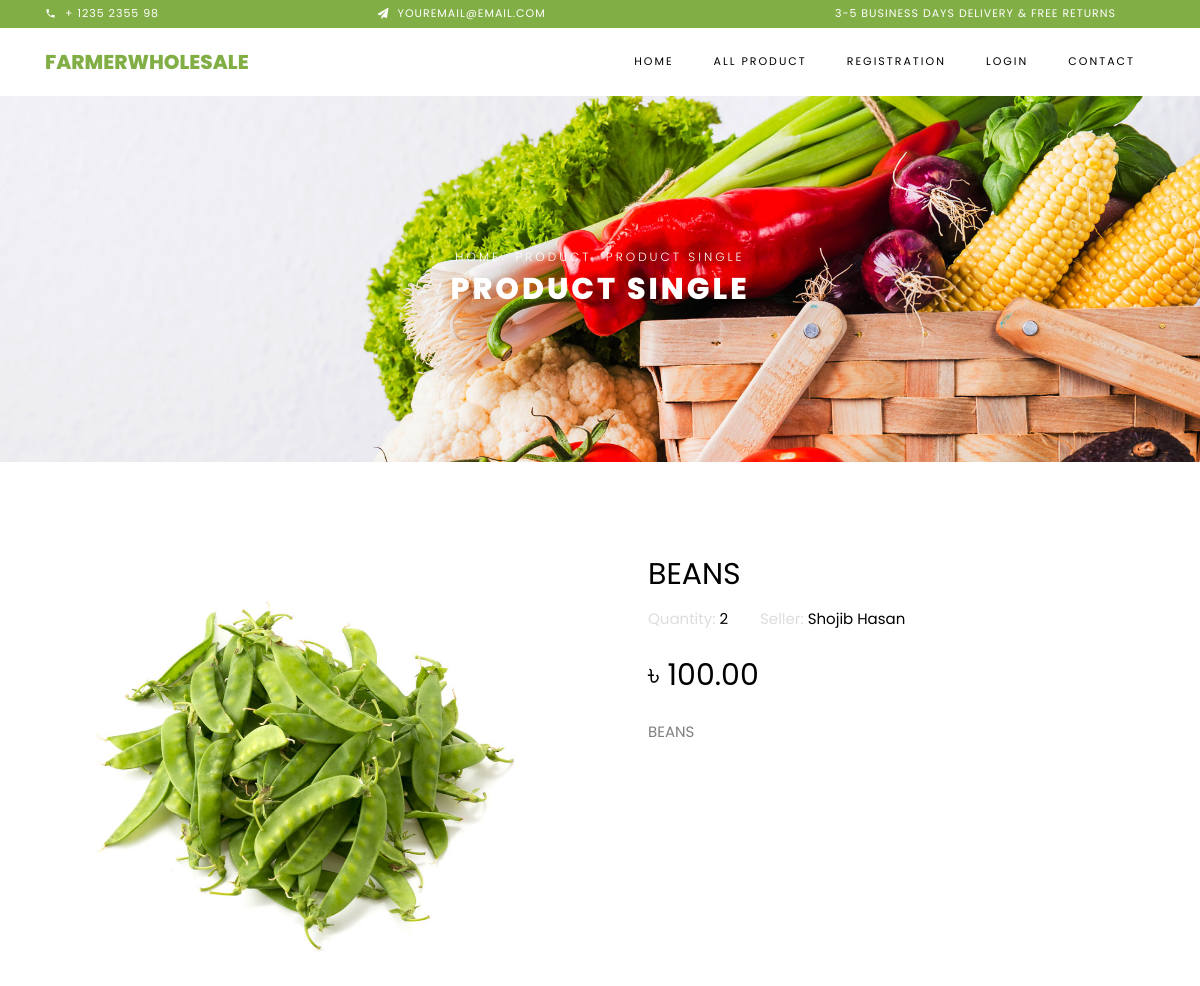
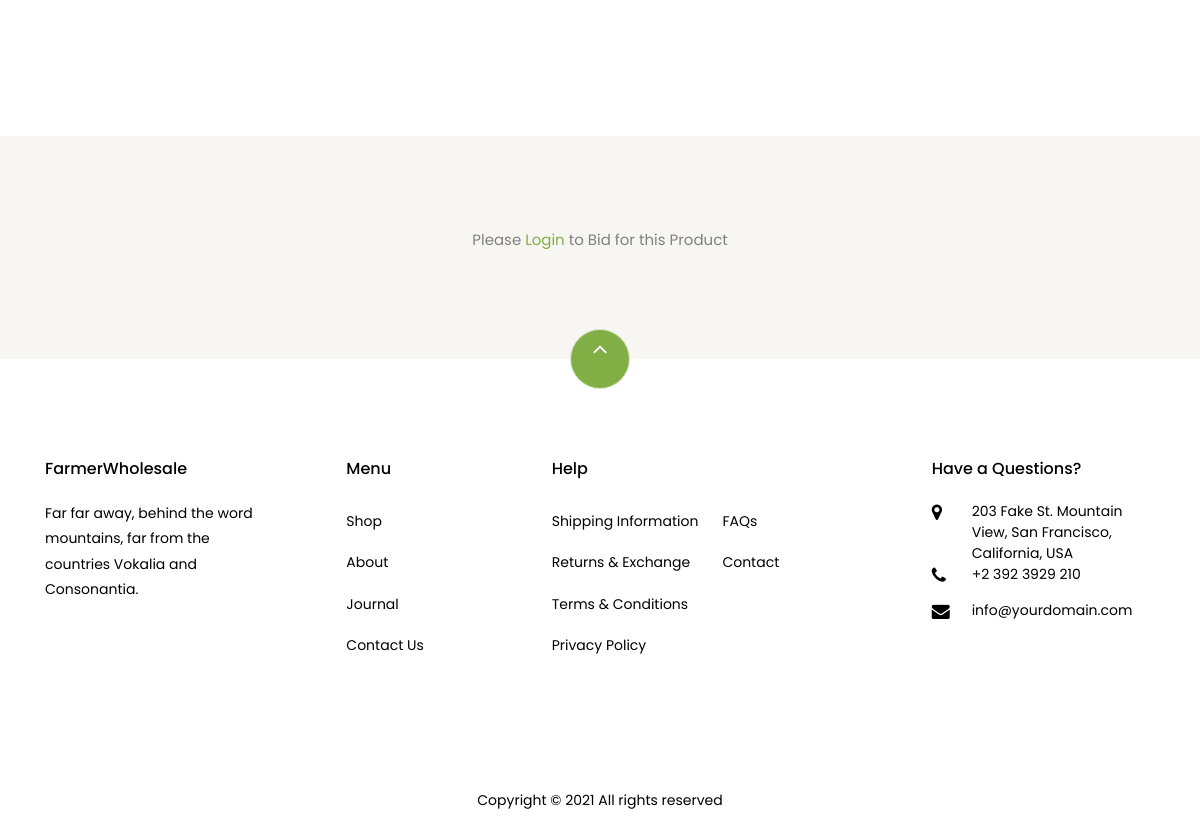
Page /product_details/3/ on the committed database (2 pictures, top to bottom).
### home/models.py (models this page shows, shortened)
class Product(models.Model):
    category_choice=(
        ('Fruits','Fruits'),
        ('Vagetable','Vagetable'),
        ('Oil','Oil'),
        ('Rice','Rice'),
        ('Others','Others'),
    )
    category = models.CharField(max_length=60,choices=category_choice,null=True,blank=True)
    user = models.ForeignKey(User, on_delete=models.CASCADE, null=True, blank=True)
    name = models.CharField(max_length=100)
    price = models.DecimalField(max_digits=8, decimal_places=2)
    image = models.ImageField(upload_to='products')
    description = models.TextField()
    quantity = models.CharField(max_length=100,blank=True,null=True)
    date_added = models.DateField(auto_now_add=True)
    is_approved = models.BooleanField(default=False)

### accounts/models.py (models this page shows)
class User(AbstractUser):
    username = None
    last_name = None
    email = models.EmailField(_('email address'), unique=True)
    phone = models.CharField(max_length=35)
    first_name=models.CharField(max_length=35)
    image = models.ImageField(upload_to='seller_profile_image', blank=True, null=True)
    address = models.CharField(max_length=255,blank=True, null=True)
    USERNAME_FIELD = 'email'
    REQUIRED_FIELDS = []
    objects = UserManager()

### home/views.py (the view)
# urls.py: path('product_details/<int:id>/', views.product_details, name='product_details'),
def product_details(request, id):
    product = Product.objects.get(id=id)
    context = {
        'product': product,
    }
    return render(request, 'product/product_details.html',context)

### templates/product/product_details.html (shortened to what this page needs)
{% extends 'base.html' %}
{% load static %}
{% block content %}
<div class="hero-wrap hero-bread" style="background-image: url('{% static 'images/bg_1.jpg' %}');">
    <div class="container">
      <div class="row no-gutters slider-text align-items-center justify-content-center">
        <div class="col-md-9 ftco-animate text-center">
            <p class="breadcrumbs"><span class="mr-2"><a href="/">Home</a></span> <span class="mr-2"><a href="{% url 'all_products' %}">Product</a></span> <span>Product Single</span></p>
          <h1 class="mb-0 bread">Product Single</h1>
        </div>
      </div>
    </div>
  </div>
  <section class="ftco-section">
      <div class="container">
          <div class="row">
              <div class="col-lg-6 mb-5 ftco-animate">
                  <a href="{{product.image.url}}" class="image-popup"><img src="{{product.image.url}}" class="img-fluid" alt="Colorlib Template"></a>
              </div>
              <div class="col-lg-6 product-details pl-md-5 ftco-animate">
                  <h3>{{product.name}}</h3>
                  <div class="rating d-flex">
                        <p class="text-left mr-4">
                            <a href="#" class="mr-2" style="color: rgb(221, 221, 221);">Quantity: <span style="color: rgb(0, 0, 0);">{{product.quantity}}</span></a>
                        </p>
                        <p class="text-left mr-4">
                            <a href="#" class="mr-2" style="color: rgb(221, 221, 221);">Seller:
                                <span style="color: rgb(0, 0, 0);">{{product.user.first_name}}</span>
                            </a>
                        </p>
                      </div>
                  <p class="price"><span>৳ {{product.price}}</span></p>
                  <p>{{product.description}}
                      </p>
                      <div class="row mt-4">
                          <div class="col-md-6">
                </div>
            </div>
              </div>
          </div>
      </div>
  </section>
  <section class="ftco-section contact-section bg-light">
    <div class="container">
      {% if user.is_authenticated %}
      <div class="row block-9">
        <div class="col-md-6 order-md-last d-flex">
          <form action="{% url 'product_bid' %}" method="POST" class="bg-white p-5 contact-form">
              {% csrf_token %}
              <input type="text" value="{{product}}" name="product" hidden>
              <input type="text" value="{{product.user}}" name="seller" hidden>
            <div class="form-group">
              <input type="text" name="mobile" class="form-control" placeholder="Mobile Number" required>
            </div>
            <div class="form-group">
              <input type="number" name="bid_price" class="form-control" min="{{product.price}}" placeholder="Bid Price" required>
            </div>
            <div class="form-group">
                <input type="text" name="quantity" class="form-control" placeholder="Quantity" required>
            </div>
            <div class="form-group">
              <textarea name="message" id="" cols="30" rows="7" class="form-control" placeholder="Message"></textarea>
            </div>
            <div class="form-group">
              <center><input type="submit" value="Send Bid" class="btn btn-primary py-3 px-5"></center>
            </div>
          </form>
        </div>
        <div class="col-md-3 d-flex">
            <div id="#" class="bg-white"></div>
        </div>
      </div>
      {% else %}
      <center><p>Please <a href="{% url 'login' %}">Login</a> to Bid for this Product </p></center>
      {% endif %}
    </div>
  </section>
{% endblock content %}

### rows in the picture
Product: image (picture), name "BEANS", quantity "2", user.first_name "Shojib Hasan", price "100.00", description "BEANS"
